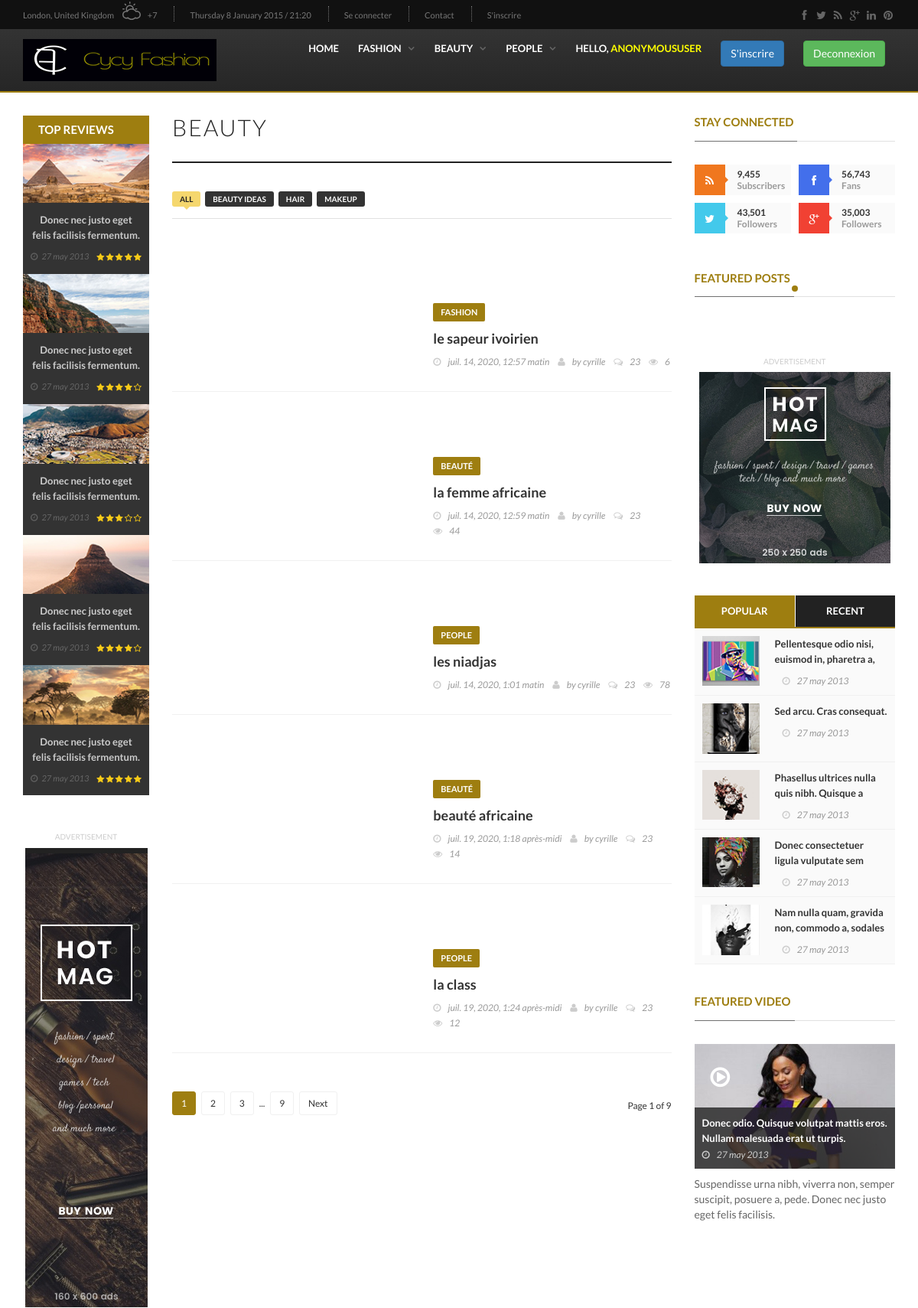
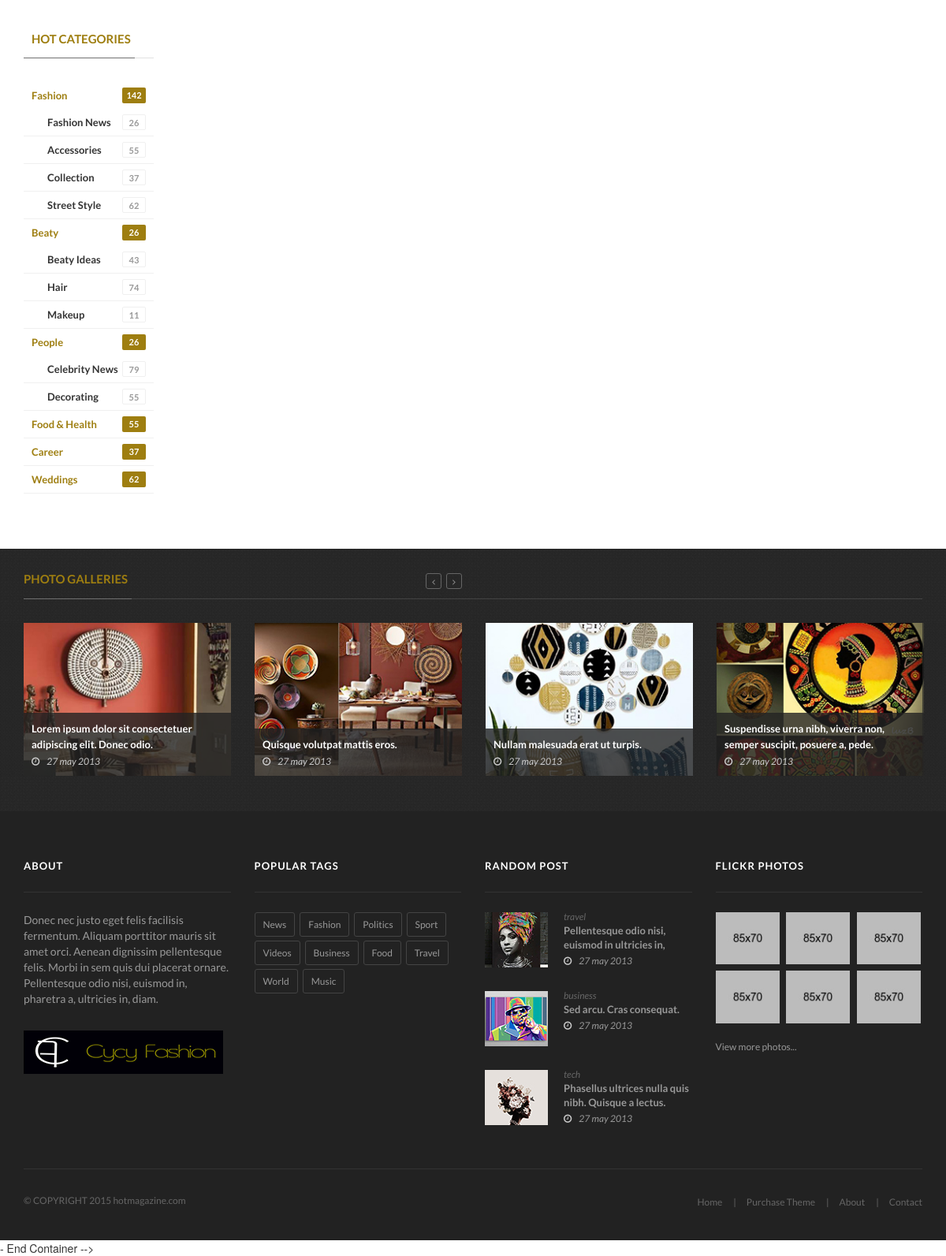
Page /blog/fashion/ on the committed database (2 pictures, top to bottom).
### blog/models.py (models this page shows, shortened)
class Article(models.Model):
    image = models.ImageField(upload_to="image/slider", null=True)
    titre = models.CharField(max_length=225, null=True)
    description = models.TextField(null=True)
    categorie = models.ForeignKey(Categorie, on_delete=models.CASCADE, related_name="categories", null=True)
    tag = models.ManyToManyField(Tag, related_name="categories")
    user = models.ForeignKey(User, on_delete=models.CASCADE, related_name='user_article', null=True)
    nombre_de_vue = models.PositiveIntegerField(null=True)
    date_add = models.DateTimeField(auto_now_add=True)
    date_update = models.DateTimeField(auto_now=True)
    status = models.BooleanField(default=False)
    class Meta:
        verbose_name = "Article"
        verbose_name_plural = "Articles"
    def get_absolute_url(self):
        return reverse("single", kwargs={"pk": self.pk})

class Categorie(models.Model):
    nom = models.CharField(max_length=225, null=True)
    date_add = models.DateTimeField(auto_now_add=True)
    date_update = models.DateTimeField(auto_now=True)
    status = models.BooleanField(default=False)
    class Meta:
        verbose_name = "Categorie"
        verbose_name_plural = "categories"
    def __str__(self):
        return self.nom

### blog/views.py (the view)
# urls.py: path('fashion/', views.fashion, name='fashion'),
def fashion(request):
    grid_box = Article.objects.all().order_by('-id')[:1]
    article_box = Article.objects.filter()[:7]
    posts = Article.objects.filter()[:1]
    datas = {
        'grid_box':grid_box,
        'article_box':article_box,
        'posts':posts,
    }
    return render(request, 'fashion-category.html', datas)

### templates/fashion-category.html (shortened to what this page needs)
{% extends 'base.html' %}
{% load static %}
{% block content %}
		<section class="block-wrapper outer-background">
			<div class="container">
				<div class="row">
					<div class="col-md-2 col-sm-0">
						<div class="sidebar small-sidebar">
							<div class="widget review-widget">
								<h1>Top Reviews</h1>
								<ul class="review-posts-list">
									<li>
										<img src="{% static 'upload/news-posts/rev1.jpg'%}" alt="">
										<h2><a href="{{i.get_absolute_url}}">Donec nec justo eget felis facilisis fermentum.</a></h2>
										<span class="date"><i class="fa fa-clock-o"></i>27 may 2013</span>
										<span class="post-rating">
											<i class="fa fa-star"></i>
											<i class="fa fa-star"></i>
											<i class="fa fa-star"></i>
											<i class="fa fa-star"></i>
											<i class="fa fa-star"></i>
										</span>
									</li>
									<li>
										<img src="{% static 'upload/news-posts/rev2.jpg'%}" alt="">
										<h2><a href="{{i.get_absolute_url}}">Donec nec justo eget felis facilisis fermentum.</a></h2>
										<span class="date"><i class="fa fa-clock-o"></i>27 may 2013</span>
										<span class="post-rating">
											<i class="fa fa-star"></i>
											<i class="fa fa-star"></i>
											<i class="fa fa-star"></i>
											<i class="fa fa-star"></i>
											<i class="fa fa-star-o"></i>
										</span>
									</li>
									<li>
										<img src="{% static 'upload/news-posts/rev3.jpg'%}" alt="">
										<h2><a href="{{i.get_absolute_url}}">Donec nec justo eget felis facilisis fermentum.</a></h2>
										<span class="date"><i class="fa fa-clock-o"></i>27 may 2013</span>
										<span class="post-rating">
											<i class="fa fa-star"></i>
											<i class="fa fa-star"></i>
											<i class="fa fa-star"></i>
											<i class="fa fa-star-o"></i>
											<i class="fa fa-star-o"></i>
										</span>
									</li>
									<li>
										<img src="{% static 'upload/news-posts/rev4.jpg'%}" alt="">
										<h2><a href="{{i.get_absolute_url}}">Donec nec justo eget felis facilisis fermentum.</a></h2>
										<span class="date"><i class="fa fa-clock-o"></i>27 may 2013</span>
										<span class="post-rating">
											<i class="fa fa-star"></i>
											<i class="fa fa-star"></i>
											<i class="fa fa-star"></i>
											<i class="fa fa-star"></i>
											<i class="fa fa-star-o"></i>
										</span>
									</li>
									<li>
										<img src="{% static 'upload/news-posts/rev5.jpg'%}" alt="">
										<h2><a href="{{i.get_absolute_url}}">Donec nec justo eget felis facilisis fermentum.</a></h2>
										<span class="date"><i class="fa fa-clock-o"></i>27 may 2013</span>
										<span class="post-rating">
											<i class="fa fa-star"></i>
											<i class="fa fa-star"></i>
											<i class="fa fa-star"></i>
											<i class="fa fa-star"></i>
											<i class="fa fa-star"></i>
										</span>
									</li>
								</ul>
							</div>
							<div class="advertisement">
								<div class="desktop-advert">
									<span>Advertisement</span>
									<img src="{% static 'upload/addsense/160x600.jpg'%}" alt="">
								</div>
							</div>
							<div class="widget categories-widget">
								<div class="title-section">
									<h1><span>Hot Categories</span></h1>
								</div>
								<ul class="category-list">
									<li>
										<a href="#">Fashion <span>142</span></a>
										<ul class="level2">
											<li><a href="#">Fashion News <span>26</span></a></li>
											<li><a href="#">Accessories <span>55</span></a></li>
											<li><a href="#">Collection <span>37</span></a></li>
											<li><a href="#">Street Style <span>62</span></a></li>
										</ul>
									</li>
									<li>
										<a href="#">Beaty <span>26</span></a>
										<ul class="level2">
											<li><a href="#">Beaty Ideas <span>43</span></a></li>
											<li><a href="#">Hair <span>74</span></a></li>
											<li><a href="#">Makeup <span>11</span></a></li>
										</ul>
									</li>
									<li>
										<a href="#">People <span>26</span></a>
										<ul class="level2">
											<li><a href="#">Celebrity News <span>79</span></a></li>
											<li><a href="#">Decorating <span>55</span></a></li>
										</ul>
									</li>
									<li>
										<a href="#">Food &amp; Health <span>55</span></a>
									</li>
									<li>
										<a href="#">Career <span>37</span></a>
									</li>
									<li>
										<a href="#">Weddings <span>62</span></a>
									</li>
								</ul>
							</div>
						</div>
					</div>
					<div class="col-md-7 col-sm-8">
						<div class="block-content">
							<h1 class="category-title">Beauty</h1>
							<ul class="category-filter-posts">
								<li><a class="active" href="#">All</a></li>
								<li><a href="#">Beauty ideas</a></li>
								<li><a href="#">hair</a></li>
								<li><a href="#">makeup</a></li>
							</ul>
							{% for i in grid_box %}
							<div class="grid-box">
								<div class="image-slider">
									<ul class="bxslider">
										<li>
										</li>
									</ul>
								</div>
							</div>
							{% endfor %}
							{% for i in article_box %}
							<div class="article-box">
								<div class="news-post article-post">
									<div class="row">
										<div class="col-sm-6">
											<div class="post-gallery">
											</div>
										</div>
										<div class="col-sm-6">
											<div class="post-content">
												<a class="category-post" href="{% url 'fashion' %}">{{i.categorie}}</a>
												<h2><a href="{{i.get_absolute_url}}">{{i.titre}}</a></h2>
												<ul class="post-tags">
													<li><i class="fa fa-clock-o"></i>{{i.date_add}}</li>
													<li><i class="fa fa-user"></i>by <a href="#">{{i.user}}</a></li>
													<li><a href="#"><i class="fa fa-comments-o"></i><span>23</span></a></li>
													<li><i class="fa fa-eye"></i>{{i.nombre_de_vue}}</li>
												</ul>
											</div>
										</div>
									</div>
								</div>
							</div>
							{% endfor%}
							<div class="pagination-box">
								<ul class="pagination-list">
									<li><a class="active" href="#">1</a></li>
									<li><a href="#">2</a></li>
									<li><a href="#">3</a></li>
									<li><span>...</span></li>
									<li><a href="#">9</a></li>
									<li><a href="#">Next</a></li>
								</ul>
								<p>Page 1 of 9</p>
							</div>
						</div>
					</div>
					<div class="col-md-3 col-sm-4">
						<div class="sidebar large-sidebar">
							<div class="widget social-widget">
								<div class="title-section">
									<h1><span>Stay Connected</span></h1>
								</div>
								<ul class="social-share">
									<li>
										<a href="#" class="rss"><i class="fa fa-rss"></i></a>
										<span class="number">9,455</span>
										<span>Subscribers</span>
									</li>
									<li>
										<a href="#" class="facebook"><i class="fa fa-facebook"></i></a>
										<span class="number">56,743</span>
										<span>Fans</span>
									</li>
									<li>
										<a href="#" class="twitter"><i class="fa fa-twitter"></i></a>
										<span class="number">43,501</span>
										<span>Followers</span>
									</li>
									<li>
										<a href="#" class="google"><i class="fa fa-google-plus"></i></a>
										<span class="number">35,003</span>
										<span>Followers</span>
									</li>
								</ul>
							</div>
							{% for i in posts %}
							<div class="widget features-slide-widget">
								<div class="title-section">
									<h1><span>Featured Posts</span></h1>
								</div>
							</div>
							{% endfor%}
							<div class="advertisement">
								<div class="desktop-advert">
									<span>Advertisement</span>
									<img src="{% static 'upload/addsense/250x250.jpg'%}" alt="">
								</div>
							</div>
							<div class="widget tab-posts-widget">
								<ul class="nav nav-tabs" id="myTab">
									<li class="active">
										<a href="#option1" data-toggle="tab">Popular</a>
									</li>
									<li>
										<a href="#option2" data-toggle="tab">Recent</a>
									</li>
								</ul>
								<div class="tab-content">
									<div class="tab-pane active" id="option1">
										<ul class="list-posts">
											<li>
												<img src="{% static 'upload/news-posts/listw1.jpg'%}" alt="">
												<div class="post-content">
													<h2><a href="{{i.get_absolute_url}}">Pellentesque odio nisi, euismod in, pharetra a, ultricies in, diam. </a></h2>
													<ul class="post-tags">
														<li><i class="fa fa-clock-o"></i>27 may 2013</li>
													</ul>
												</div>
											</li>
											<li>
												<img src="{% static 'upload/news-posts/listw2.jpg'%}" alt="">
												<div class="post-content">
													<h2><a href="{{i.get_absolute_url}}">Sed arcu. Cras consequat. </a></h2>
													<ul class="post-tags">
														<li><i class="fa fa-clock-o"></i>27 may 2013</li>
													</ul>
												</div>
											</li>
											<li>
												<img src="{% static 'upload/news-posts/listw3.jpg'%}" alt="">
												<div class="post-content">
													<h2><a href="{{i.get_absolute_url}}">Phasellus ultrices nulla quis nibh. Quisque a lectus.  </a></h2>
													<ul class="post-tags">
														<li><i class="fa fa-clock-o"></i>27 may 2013</li>
													</ul>
												</div>
											</li>
											<li>
												<img src="{% static 'upload/news-posts/listw4.jpg'%}" alt="">
												<div class="post-content">
													<h2><a href="{{i.get_absolute_url}}">Donec consectetuer ligula vulputate sem tristique cursus. </a></h2>
													<ul class="post-tags">
														<li><i class="fa fa-clock-o"></i>27 may 2013</li>
													</ul>
												</div>
											</li>
											<li>
												<img src="{% static 'upload/news-posts/listw5.jpg'%}" alt="">
												<div class="post-content">
													<h2><a href="{{i.get_absolute_url}}">Nam nulla quam, gravida non, commodo a, sodales sit amet, nisi. </a></h2>
													<ul class="post-tags">
														<li><i class="fa fa-clock-o"></i>27 may 2013</li>
													</ul>
												</div>
											</li>
										</ul>
									</div>
								</div>
							</div>
							<div class="widget post-widget">
								<div class="title-section">
									<h1><span>Featured Video</span></h1>
								</div>
								<div class="news-post video-post">
									<img alt="" src="{% static 'upload/news-posts/video-sidebar.jpg'%}">
									<a href="https://www.youtube.com/watch?v=LL59es7iy8Q" class="video-link"><i class="fa fa-play-circle-o"></i></a>
									<div class="hover-box">
										<h2><a href="{{i.get_absolute_url}}">Donec odio. Quisque volutpat mattis eros. Nullam malesuada erat ut turpis. </a></h2>
										<ul class="post-tags">
											<li><i class="fa fa-clock-o"></i>27 may 2013</li>
										</ul>
									</div>
								</div>
								<p>Suspendisse urna nibh, viverra non, semper suscipit, posuere a, pede. Donec nec justo eget felis facilisis. </p>
							</div>
						</div>
					</div>
				</div>
			</div>
		</section>
		<section class="feature-video">
			<div class="container">
				<div class="title-section white">
					<h1><span>Photo Galleries</span></h1>
				</div>
				<div class="features-video-box owl-wrapper">
					<div class="owl-carousel" data-num="4">
						<div class="item news-post image-post3">
							<img alt="" src="{% static 'upload/news-posts/gal1.jpg'%}">
							<div class="hover-box">
								<h2><a href="{{i.get_absolute_url}}">Lorem ipsum dolor sit consectetuer adipiscing elit. Donec odio. </a></h2>
								<ul class="post-tags">
									<li><i class="fa fa-clock-o"></i>27 may 2013</li>
								</ul>
							</div>
						</div>
						<div class="item news-post image-post3">
							<img alt="" src="{% static 'upload/news-posts/gal2.jpg'%}">
							<div class="hover-box">
								<h2><a href="{{i.get_absolute_url}}">Quisque volutpat mattis eros. </a></h2>
								<ul class="post-tags">
									<li><i class="fa fa-clock-o"></i>27 may 2013</li>
								</ul>
							</div>
						</div>
						<div class="item news-post image-post3">
							<img alt="" src="{% static 'upload/news-posts/gal3.jpg'%}">
							<div class="hover-box">
								<h2><a href="{{i.get_absolute_url}}">Nullam malesuada erat ut turpis. </a></h2>
								<ul class="post-tags">
									<li><i class="fa fa-clock-o"></i>27 may 2013</li>
								</ul>
							</div>
						</div>
						<div class="item news-post image-post3">
							<img alt="" src="{% static 'upload/news-posts/gal4.jpg'%}">
							<div class="hover-box">
								<h2><a href="{{i.get_absolute_url}}">Suspendisse urna nibh, viverra non, semper suscipit, posuere a, pede.</a></h2>
								<ul class="post-tags">
									<li><i class="fa fa-clock-o"></i>27 may 2013</li>
								</ul>
							</div>
						</div>
					</div>
				</div>
			</div>
		</section>
{% endblock %}

### rows in the picture
Article: categorie "FASHION", titre "le sapeur ivoirien", date_add "juil. 14, 2020, 12:57 matin", user "cyrille", nombre_de_vue "6"
Article: categorie "BEAUTÉ", titre "la femme africaine", date_add "juil. 14, 2020, 12:59 matin", user "cyrille", nombre_de_vue "44"
Article: categorie "PEOPLE", titre "les niadjas", date_add "juil. 14, 2020, 1:01 matin", user "cyrille", nombre_de_vue "78"
Article: categorie "BEAUTÉ", titre "beauté africaine", date_add "juil. 19, 2020, 1:18 après-midi", user "cyrille", nombre_de_vue "14"
Article: categorie "PEOPLE", titre "la class", date_add "juil. 19, 2020, 1:24 après-midi", user "cyrille", nombre_de_vue "12"

### other values in the picture
{{ request.user }} "ANONYMOUSUSER"
